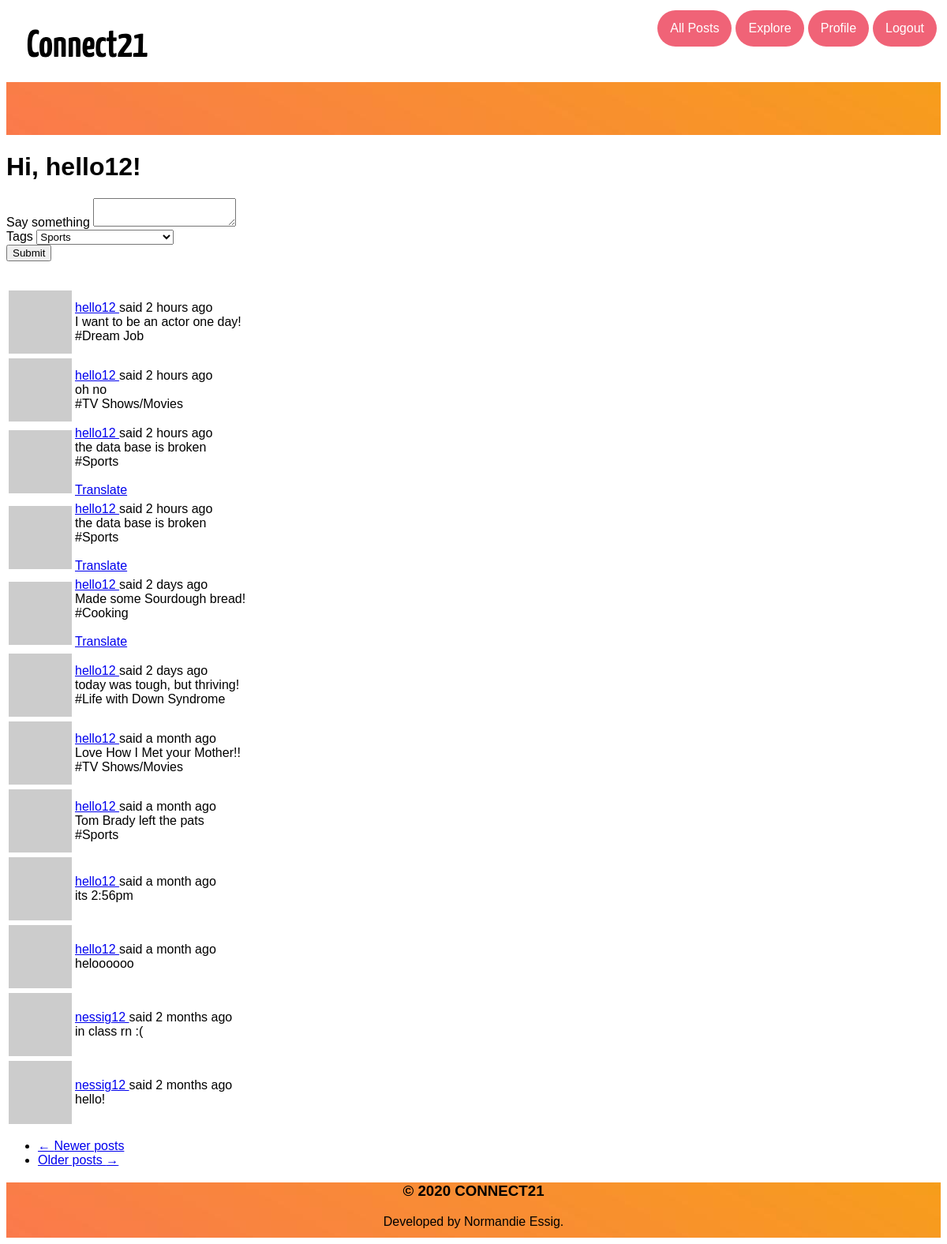
Before: /pages (signed in) with the older database file.
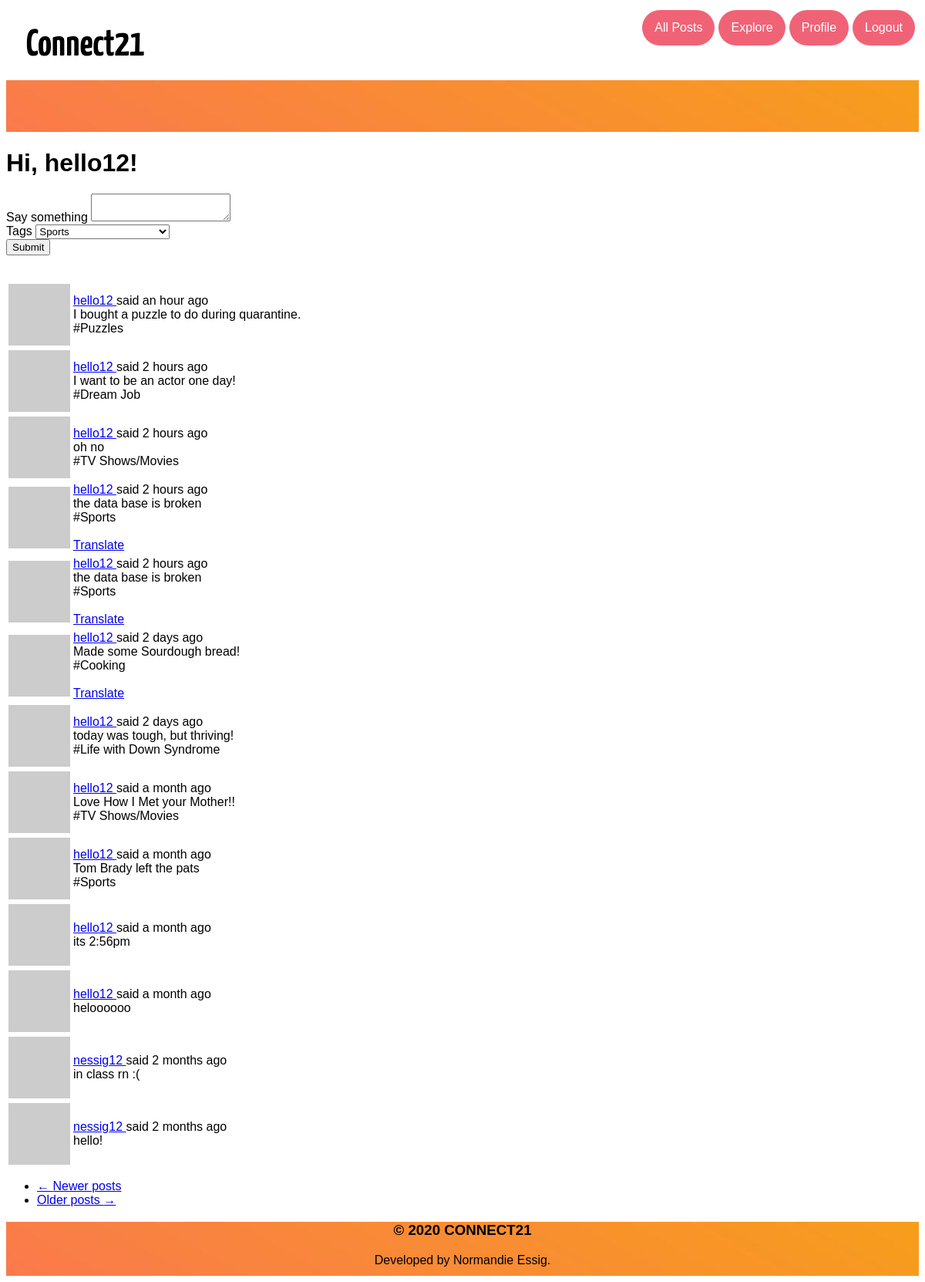
After: the same page with the newer database file.
### app/models.py (models this page shows, shortened)
class Post(db.Model):
    id = db.Column(db.Integer, primary_key=True)
    body = db.Column(db.String(140))
    timestamp = db.Column(db.DateTime, index=True, default=datetime.utcnow)
    user_id = db.Column(db.Integer, db.ForeignKey('user.id'))
    language = db.Column(db.String(5))
    tag = db.Column(db.Integer, db.ForeignKey('topics.topic'))

### app/main/routes.py (the view, shortened to what this page needs)
@bp.route('/pages', methods=['GET', 'POST'])
@login_required
def pages():
    form = PostForm()
    page = request.args.get('page', 1, type=int)
    posts = current_user.followed_posts().paginate(
        page, current_app.config['POSTS_PER_PAGE'], False)
    next_url = url_for('main.pages', page=posts.next_num) \
        if posts.has_next else None
    prev_url = url_for('main.pages', page=posts.prev_num) \
        if posts.has_prev else None
    return render_template('index.html', title=_('Home'), form=form,
                           posts=posts.items, next_url=next_url,
                           prev_url=prev_url)

### app/main/forms.py
class PostForm(FlaskForm):
    post = TextAreaField(_l('Say something'), validators=[DataRequired()])
    tag = SelectField(u'Tags', choices=[('Sports','Sports'),('Life with Down Syndrome','Life with Down Syndrome'), ('TV Shows/Movies','TV Shows/Movies'),('Cooking','Cooking'), ('Funny Memes','Funny Memes'),('Puzzles','Puzzles'),('Scary Stories','Scary Stories'),('Politics','Politics'),('Dream Job','Dream Job')])
    submit = SubmitField(_l('Submit'))

### app/main/routes.py (called while the page is built)
@bp.before_app_request
def before_request():
    if current_user.is_authenticated:
        current_user.last_seen = datetime.utcnow()
        db.session.commit()
    g.locale = str(get_locale())

### app/models.py (called while the page is built)
@login.user_loader
def load_user(id):
    return User.query.get(int(id))

    def avatar(self, size):
        digest = md5(self.email.lower().encode('utf-8')).hexdigest()
        return 'https://www.gravatar.com/avatar/{}?d=identicon&s={}'.format(digest, size)

    def followed_posts(self):
        followed = Post.query.join(followers, (followers.c.followed_id == Post.user_id)).filter(followers.c.follower_id == self.id)
        own = Post.query.filter_by(user_id=self.id)
        return followed.union(own).order_by(Post.timestamp.desc())

### app/templates/index.html
{% extends "base.html" %}
{% import 'bootstrap/wtf.html' as wtf %}
{% block app_content %}
    <h1 class="title"><br></h1>
    <h1>{{ _('Hi, %(username)s!', username=current_user.username) }}</h1>
    {% if form %}
    {{ wtf.quick_form(form) }}
    <br>
    {% endif %}
    {% for post in posts %}
        {% include '_post.html' %}
    {% endfor %}
    <nav aria-label="...">
        <ul class="pager">
            <li class="previous{% if not prev_url %} disabled{% endif %}">
                <a href="{{ prev_url or '#' }}">
                    <span aria-hidden="true">&larr;</span> {{ _('Newer posts') }}
                </a>
            </li>
            <li class="next{% if not next_url %} disabled{% endif %}">
                <a href="{{ next_url or '#' }}">
                    {{ _('Older posts') }} <span aria-hidden="true">&rarr;</span>
                </a>
            </li>
        </ul>
    </nav>
{% endblock %}

### app/templates/_post.html (shortened to what this page needs)
  <table class="table table-hover">
        <tr>
            <td width="70px">
                <a href="{{ url_for('main.user', username=post.author.username) }}">
                    <img src="{{ post.author.avatar(70) }}" />
                </a>
            </td>
            <td>
                {{ _('%(username)s said %(when)s',
                    username=user_link, when=moment(post.timestamp).fromNow()) }}
                <br>
                <span id="post{{ post.id }}">{{ post.body}}</span>
                <br>
                {% if post.tag %}
                    #{{post.tag}}
                {% endif %}
                {% if post.language and post.language != g.locale %}
                <br><br>
                <span id="translation{{ post.id }}">
                    <a href="javascript:translate(
                                '#post{{ post.id }}',
                                '#translation{{ post.id }}',
                                '{{ post.language }}',
                                '{{ g.locale }}');">{{ _('Translate') }}</a>
                </span>
                {% endif %}
            </td>
        </tr>
    </table>

Changed rows visible on the page:
added Post: body "I bought a puzzle to do during quarantine.", tag "Puzzles"
